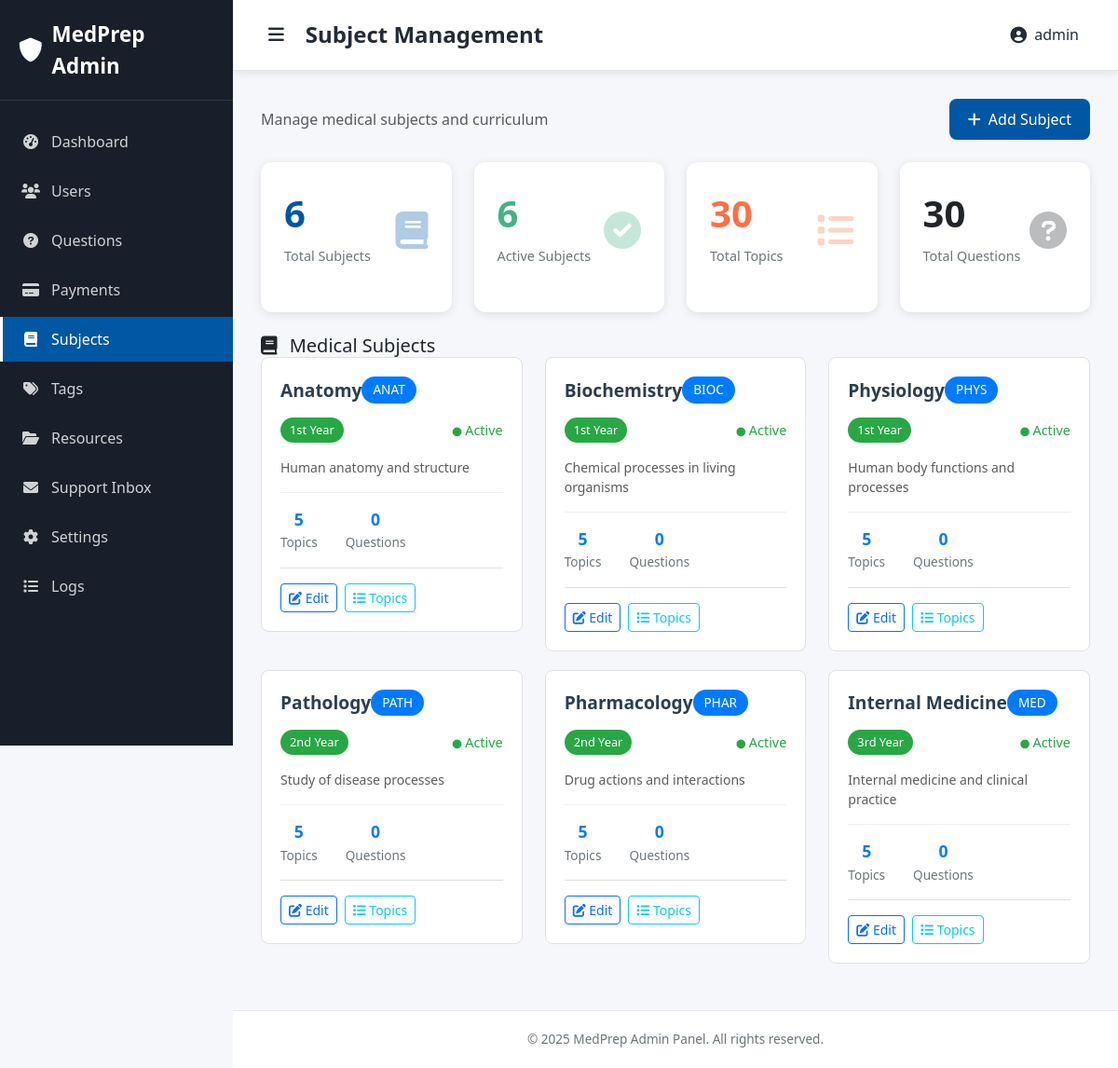
Screenshot of /staff/subjects/ (signed in) with the database file from the repository.
### core/models/academic_models.py (models this page shows, shortened)
class Subject(models.Model):
    name = models.CharField(max_length=100, unique=True)
    code = models.CharField(max_length=10, unique=True)
    description = models.TextField(blank=True)
    year_applicable = models.CharField(
        max_length=3,
        choices=[
            ('1st', '1st Year'),
            ('2nd', '2nd Year'),
            ('3rd', '3rd Year'),
            ('4th', '4th Year'),
            ('5th', '5th Year (Final)'),
            ('all', 'All Years'),
        ],
        default='all'
    )
    is_active = models.BooleanField(default=True)
    created_at = models.DateTimeField(auto_now_add=True)
    class Meta:
        verbose_name = 'Subject'
        verbose_name_plural = 'Subjects'
        ordering = ['year_applicable', 'name']

### staff/views/subject_views.py (the view)
# urls.py: path('subjects/', views.SubjectListView.as_view(), name='subject_list'),
class SubjectListView(StaffRequiredMixin, ListView):
    model = Subject
    template_name = 'staff/subjects/subject_list.html'
    context_object_name = 'subjects'
    def get_context_data(self, **kwargs):
        context = super().get_context_data(**kwargs)
        all_subjects = Subject.objects.all()
        context['active_subjects'] = all_subjects.filter(is_active=True).count()
        try:
            from core.models import Question
            context['total_topics'] = Topic.objects.count()
            context['total_questions'] = Question.objects.count()
        except ImportError:
            context['total_topics'] = 0
            context['total_questions'] = 0
        return context

### core/context_processors.py (called while the page is built)
def site_context(request):
    context = {
        'site_name': 'MedPrep',
        'site_description': 'MBBS Exam Preparation Platform',
        'current_year': 2025,
    }
    if request.user.is_authenticated:
        try:
            context['user_profile'] = request.user.userprofile
        except:
            context['user_profile'] = None
    return context

### staff/views/user_views.py (called while the page is built)
    def test_func(self):
        return self.request.user.is_staff

### templates/staff/subjects/subject_list.html (shortened to what this page needs)
{% extends 'staff/base_admin.html' %}
{% load static %}
{% block page_title %}Subject Management{% endblock %}
{% block content %}
<div class="d-flex justify-content-between align-items-center mb-4">
    <div>
        <p class="text-muted mb-0">Manage medical subjects and curriculum</p>
    </div>
    <div class="d-flex gap-2">
        <a href="{% url 'staff:subject_add' %}" class="btn-admin btn-admin-primary">
            <i class="fas fa-plus"></i>
            Add Subject
        </a>
    </div>
</div>
<div class="row mb-4">
    <div class="col-md-3">
        <div class="stats-card primary">
            <div class="stats-card-header">
                <div>
                    <div class="stats-number">{{ subjects.count }}</div>
                    <div class="stats-label">Total Subjects</div>
                </div>
                <div class="stats-icon">
                    <i class="fas fa-book"></i>
                </div>
            </div>
        </div>
    </div>
    <div class="col-md-3">
        <div class="stats-card success">
            <div class="stats-card-header">
                <div>
                    <div class="stats-number">{{ active_subjects }}</div>
                    <div class="stats-label">Active Subjects</div>
                </div>
                <div class="stats-icon">
                    <i class="fas fa-check-circle"></i>
                </div>
            </div>
        </div>
    </div>
    <div class="col-md-3">
        <div class="stats-card warning">
            <div class="stats-card-header">
                <div>
                    <div class="stats-number">{{ total_topics }}</div>
                    <div class="stats-label">Total Topics</div>
                </div>
                <div class="stats-icon">
                    <i class="fas fa-list"></i>
                </div>
            </div>
        </div>
    </div>
    <div class="col-md-3">
        <div class="stats-card info">
            <div class="stats-card-header">
                <div>
                    <div class="stats-number">{{ total_questions }}</div>
                    <div class="stats-label">Total Questions</div>
                </div>
                <div class="stats-icon">
                    <i class="fas fa-question-circle"></i>
                </div>
            </div>
        </div>
    </div>
</div>
<div class="admin-card">
    <div class="admin-card-header">
        <h5 class="mb-0">
            <i class="fas fa-book me-2"></i>
            Medical Subjects
        </h5>
    </div>
    <div class="admin-card-body">
        {% if subjects %}
            <div class="row">
                {% for subject in subjects %}
                <div class="col-md-6 col-lg-4">
                    <div class="subject-card">
                        <div class="subject-header">
                            <h6 class="subject-name">{{ subject.name }}</h6>
                            <span class="subject-code">{{ subject.code }}</span>
                        </div>
                        <div class="d-flex justify-content-between align-items-center mb-3">
                            <span class="subject-year">{{ subject.get_year_applicable_display }}</span>
                            <span class="subject-status {% if subject.is_active %}status-active{% else %}status-inactive{% endif %}">
                                <i class="fas fa-circle" style="font-size: 0.6rem;"></i>
                                {{ subject.is_active|yesno:"Active,Inactive" }}
                            </span>
                        </div>
                        {% if subject.description %}
                        <p class="text-muted small mb-3">{{ subject.description|truncatewords:15 }}</p>
                        {% endif %}
                        <div class="stats-row">
                            <div class="stat-item">
                                <div class="stat-number">{{ subject.topics.count|default:0 }}</div>
                                <div class="stat-label">Topics</div>
                            </div>
                            <div class="stat-item">
                                <div class="stat-number">{{ subject.questions.count|default:0 }}</div>
                                <div class="stat-label">Questions</div>
                            </div>
                        </div>
                        <div class="mt-3 pt-3 border-top">
                            <div class="d-flex gap-2">
                                <a href="{% url 'staff:subject_edit' subject.pk %}" class="btn btn-sm btn-outline-primary">
                                    <i class="fas fa-edit"></i> Edit
                                </a>
                                <a href="{% url 'staff:topic_list' %}?subject={{ subject.pk }}" class="btn btn-sm btn-outline-info">
                                    <i class="fas fa-list"></i> Topics
                                </a>
                            </div>
                        </div>
                    </div>
                </div>
                {% endfor %}
            </div>
        {% endif %}
    </div>
</div>
{% endblock %}

### templates/staff/base_admin.html (shortened to what this page needs)
<!DOCTYPE html>
{% load static %}
<html lang="en">
<head>
    <link href="https://cdn.jsdelivr.net/npm/bootstrap@5.3.0/dist/css/bootstrap.min.css" rel="stylesheet">
    <link href="https://cdnjs.cloudflare.com/ajax/libs/font-awesome/6.0.0/css/all.min.css" rel="stylesheet">
    <link rel="stylesheet" href="{% static 'staff/css/admin_base.css' %}">
</head>
<body>
    <nav class="admin-sidebar" id="adminSidebar">
        <div class="sidebar-brand">
            <a href="{% url 'staff:dashboard' %}">
                <i class="fas fa-shield-alt"></i>
                MedPrep Admin
            </a>
        </div>
        <div class="sidebar-nav">
            <div class="sidebar-nav-item">
                <a class="sidebar-nav-link {% if request.resolver_match.url_name == 'dashboard' %}active{% endif %}" href="{% url 'staff:dashboard' %}">
                    <i class="fas fa-tachometer-alt"></i>
                    Dashboard
                </a>
            </div>
            <div class="sidebar-nav-item">
                <a class="sidebar-nav-link {% if 'user' in request.resolver_match.url_name %}active{% endif %}" href="{% url 'staff:user_list' %}">
                    <i class="fas fa-users"></i>
                    Users
                </a>
            </div>
            <div class="sidebar-nav-item">
                <a class="sidebar-nav-link {% if 'question' in request.resolver_match.url_name %}active{% endif %}" href="{% url 'staff:question_list' %}">
                    <i class="fas fa-question-circle"></i>
                    Questions
                </a>
            </div>
            <div class="sidebar-nav-item">
                <a class="sidebar-nav-link {% if 'payment' in request.resolver_match.url_name %}active{% endif %}" href="{% url 'staff:payment_list' %}">
                    <i class="fas fa-credit-card"></i>
                    Payments
                </a>
            </div>
            <div class="sidebar-nav-item">
                <a class="sidebar-nav-link {% if 'subject' in request.resolver_match.url_name or 'topic' in request.resolver_match.url_name %}active{% endif %}" href="{% url 'staff:subject_list' %}">
                    <i class="fas fa-book"></i>
                    Subjects
                </a>
            </div>
            <div class="sidebar-nav-item">
                <a class="sidebar-nav-link {% if 'tag' in request.resolver_match.url_name %}active{% endif %}" href="{% url 'staff:tag_list' %}">
                    <i class="fas fa-tags"></i>
                    Tags
                </a>
            </div>
            <div class="sidebar-nav-item">
                <a class="sidebar-nav-link {% if 'resource' in request.resolver_match.url_name %}active{% endif %}" href="{% url 'staff:resource_list' %}">
                    <i class="fas fa-folder-open"></i>
                    Resources
                </a>
            </div>
            <div class="sidebar-nav-item">
                <a class="sidebar-nav-link {% if 'support' in request.resolver_match.url_name %}active{% endif %}" href="{% url 'staff:support_inbox' %}">
                    <i class="fas fa-envelope"></i>
                    Support Inbox
                </a>
            </div>
            <div class="sidebar-nav-item">
                <a class="sidebar-nav-link {% if 'settings' in request.resolver_match.url_name %}active{% endif %}" href="{% url 'staff:settings' %}">
                    <i class="fas fa-cog"></i>
                    Settings
                </a>
            </div>
            <div class="sidebar-nav-item">
                <a class="sidebar-nav-link {% if 'logs' in request.resolver_match.url_name %}active{% endif %}" href="{% url 'staff:logs' %}">
                    <i class="fas fa-list"></i>
                    Logs
                </a>
            </div>
        </div>
    </nav>
    <div class="admin-main" id="adminMain">
        <div class="admin-topbar">
            <div class="topbar-left">
                <button class="sidebar-toggle" id="sidebarToggle">
                    <i class="fas fa-bars"></i>
                </button>
                <h1 class="page-title">{% block page_title %}{% endblock %}</h1>
            </div>
            <div class="topbar-right">
                <div class="dropdown user-dropdown">
                    <a class="topbar-user" href="#" role="button" data-bs-toggle="dropdown">
                        <i class="fas fa-user-circle"></i>
                        {{ user.get_full_name|default:user.username }}
                    </a>
                </div>
            </div>
        </div>
        <div class="admin-content">
            {% block content %}{% endblock %}
        </div>
        <div class="admin-footer">
            © 2025 MedPrep Admin Panel. All rights reserved.
        </div>
    </div>
</body>
</html>

### static/staff/css/admin_base.css (style rules this page uses)
:root { --admin-bg: #181F2B; --admin-sidebar: #181F2B; --admin-sidebar-active: #0057A3; --admin-topbar: #fff; --admin-main-bg: #F5F7FA; --admin-card-bg: #fff; --admin-primary: #0057A3; --admin-success: #43B284; --admin-warning: #FF7043; --admin-divider: #E3E7ED; --admin-text: #222B36; --admin-text-light: #6c757d; --admin-shadow: rgba(0, 0, 0, 0.1); }
* { margin: 0; padding: 0; box-sizing: border-box; }
body { font-family: 'Segoe UI', Tahoma, Geneva, Verdana, sans-serif; background-color: var(--admin-main-bg); overflow-x: hidden; }
.admin-sidebar { position: fixed; top: 0; left: 0; height: 100vh; width: 250px; background-color: var(--admin-sidebar); z-index: 1000; transition: transform 0.3s ease; overflow-y: auto; }
.sidebar-brand { padding: 20px; border-bottom: 1px solid rgba(255, 255, 255, 0.1); }
.sidebar-brand a { color: white; text-decoration: none; font-size: 1.4rem; font-weight: bold; display: flex; align-items: center; }
.sidebar-brand i { margin-right: 10px; font-size: 1.6rem; }
.sidebar-nav { padding: 20px 0; }
.sidebar-nav-item { margin-bottom: 5px; }
.sidebar-nav-link { display: flex; align-items: center; padding: 12px 20px; color: rgba(255, 255, 255, 0.8); text-decoration: none; transition: all 0.3s ease; border-left: 3px solid transparent; }
.sidebar-nav-link.active { color: white; background-color: var(--admin-sidebar-active); border-left-color: white; }
.sidebar-nav-link i { width: 20px; margin-right: 12px; text-align: center; }
.admin-main { margin-left: 250px; min-height: 100vh; transition: margin-left 0.3s ease; }
.admin-topbar { background-color: var(--admin-topbar); padding: 15px 30px; box-shadow: 0 2px 10px var(--admin-shadow); border-bottom: 1px solid var(--admin-divider); display: flex; justify-content: space-between; align-items: center; }
.topbar-left { display: flex; align-items: center; }
.sidebar-toggle { background: none; border: none; font-size: 1.2rem; color: var(--admin-text); margin-right: 15px; cursor: pointer; padding: 8px; border-radius: 4px; transition: background-color 0.3s ease; }
.page-title { color: var(--admin-text); font-size: 1.5rem; font-weight: 600; margin: 0; }
.topbar-right { margin-left: auto; display: flex; align-items: center; }
.topbar-user { display: flex; align-items: center; color: var(--admin-text); text-decoration: none; padding: 8px 12px; border-radius: 6px; transition: background-color 0.3s ease; }
.topbar-user i { margin-right: 8px; font-size: 1.1rem; }
.user-dropdown { position: relative; }
.admin-content { padding: 30px; }
.stats-card { background: var(--admin-card-bg); border-radius: 12px; padding: 25px; box-shadow: 0 2px 10px var(--admin-shadow); border: none; transition: transform 0.3s ease, box-shadow 0.3s ease; height: 100%; }
.stats-card-header { display: flex; justify-content: space-between; align-items: center; margin-bottom: 15px; }
.stats-number { font-size: 2.5rem; font-weight: bold; margin-bottom: 5px; }
.stats-label { color: var(--admin-text-light); font-size: 0.9rem; margin-bottom: 10px; }
.stats-icon { font-size: 2.5rem; opacity: 0.3; }
.stats-card.primary .stats-number { color: var(--admin-primary); }
.stats-card.primary .stats-icon { color: var(--admin-primary); }
.stats-card.success .stats-number { color: var(--admin-success); }
.stats-card.success .stats-icon { color: var(--admin-success); }
.stats-card.warning .stats-number { color: var(--admin-warning); }
.stats-card.warning .stats-icon { color: var(--admin-warning); }
.btn-admin { padding: 10px 20px; border-radius: 8px; font-weight: 500; text-decoration: none; display: inline-flex; align-items: center; transition: all 0.3s ease; border: none; cursor: pointer; }
.btn-admin i { margin-right: 8px; }
.btn-admin-primary { background-color: var(--admin-primary); color: white; }
.admin-footer { background-color: var(--admin-topbar); padding: 20px 30px; border-top: 1px solid var(--admin-divider); color: var(--admin-text-light); font-size: 0.85rem; text-align: center; }

### rows the page displays
Subject: name "Anatomy", code "ANAT", year_applicable "1st Year", is_active "Active", description "Human anatomy and structure", topics.count "5", questions.count "0"
Subject: name "Biochemistry", code "BIOC", year_applicable "1st Year", is_active "Active", description "Chemical processes in living organisms", topics.count "5", questions.count "0"
Subject: name "Physiology", code "PHYS", year_applicable "1st Year", is_active "Active", description "Human body functions and processes", topics.count "5", questions.count "0"
Subject: name "Pathology", code "PATH", year_applicable "2nd Year", is_active "Active", description "Study of disease processes", topics.count "5", questions.count "0"
Subject: name "Pharmacology", code "PHAR", year_applicable "2nd Year", is_active "Active", description "Drug actions and interactions", topics.count "5", questions.count "0"
Subject: name "Internal Medicine", code "MED", year_applicable "3rd Year", is_active "Active", description "Internal medicine and clinical practice", topics.count "5", questions.count "0"

### other values shown
{{ user.get_full_name|default:user.username }} "admin"
{{ subjects.count }} "6"
{{ active_subjects }} "6"
{{ total_topics }} "30"
{{ total_questions }} "30"
